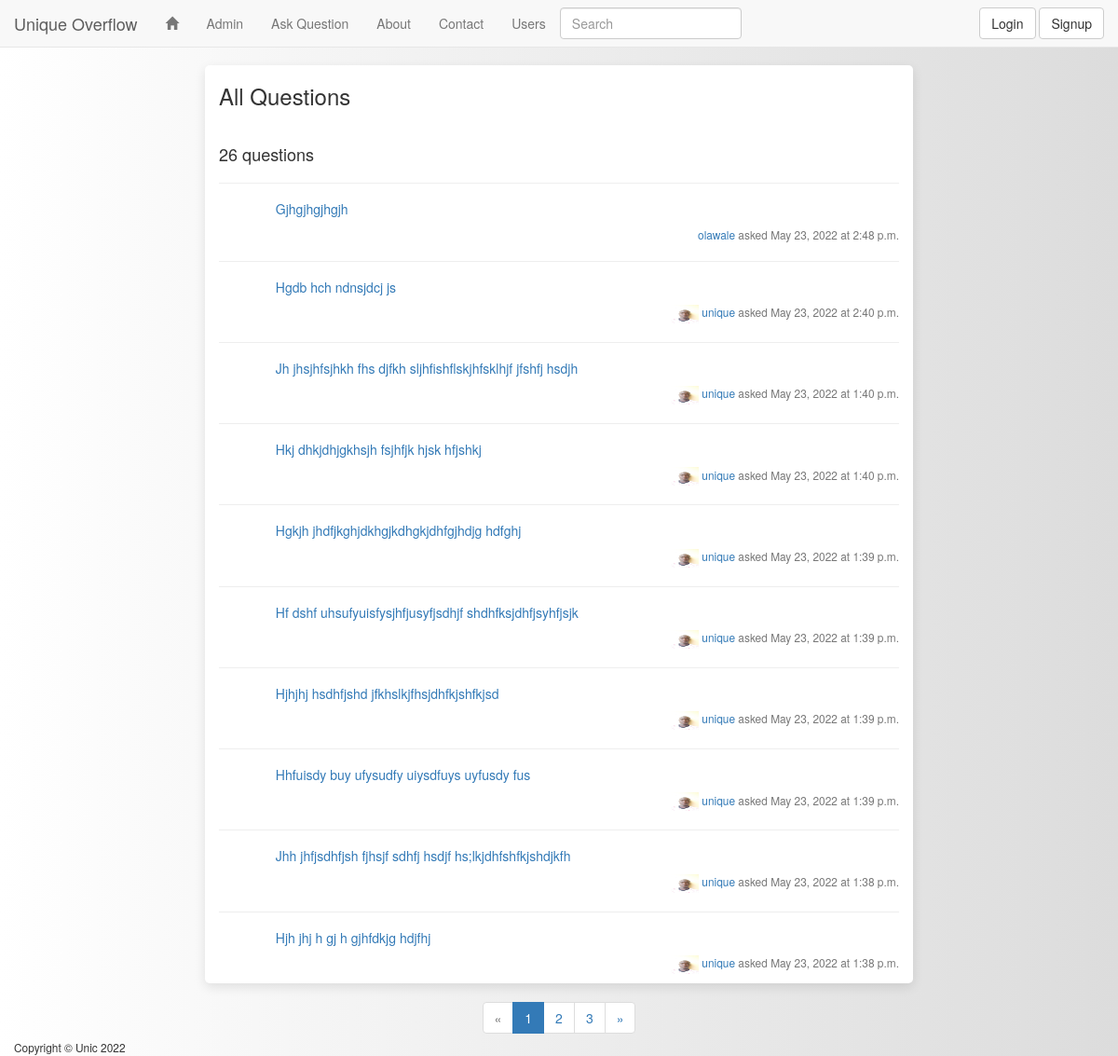
Before: / with the older database file.
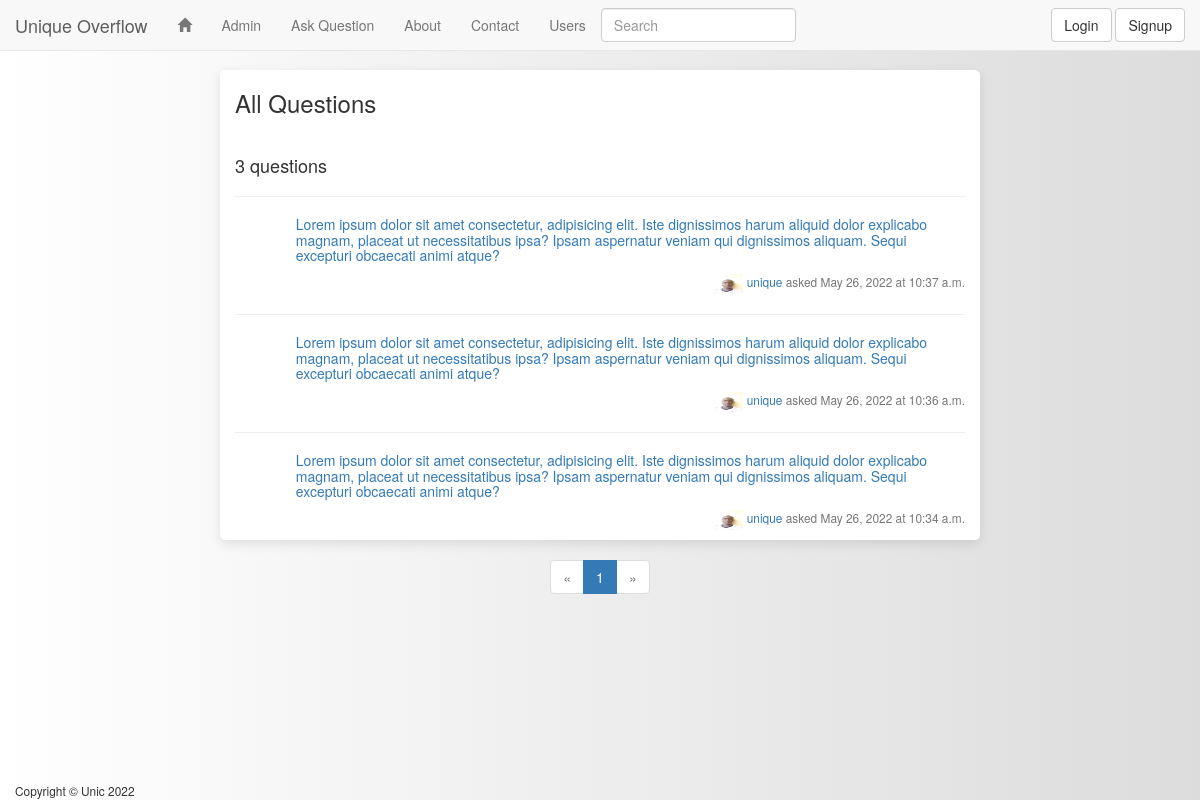
After: the same page with the newer database file.
### core/models.py (models this page shows, shortened)
class Question(models.Model):
    user = models.ForeignKey(
        User, on_delete=models.CASCADE, blank=True, null=True)
    date_posted = models.DateTimeField(auto_now_add=True)
    date_modified = models.DateTimeField(auto_now=True)
    topic = models.CharField(max_length=500)
    slug = models.SlugField()
    content = RichTextField(null=True, blank=True)
    class Meta:
        verbose_name = ("question")
        verbose_name_plural = ("questions")

class Profile(models.Model):
    user = models.OneToOneField(
        User, on_delete=models.CASCADE, related_name='profile')
    profile_image = models.ImageField(upload_to="img/", null=True, blank=True)
    title = models.CharField(max_length=300, null=True, blank=True)
    bio = RichTextField('About me', null=True, blank=True)
    location = models.CharField(max_length=300, null=True, blank=True)

### core/views.py (the view)
# urls.py: path('', views.question_list, name='home'),
def question_list(request):
    questions = Question.objects.all().order_by('-date_posted')
    query = request.GET.get('q')
    question_list = Question.objects.all().order_by('-date_posted')
    if query:
        question_list = Question.objects.filter(
            topic__icontains=query) or Question.objects.filter(content__icontains=query)
    else:
        question_list = Question.objects.all().order_by('-date_posted')
    page = Paginator(question_list, 10)
    page_number = request.GET.get('page')
    page_obj = page.get_page(page_number)
    return render(request, 'index.html', {'questions': questions, 'question_list': question_list, 'page_obj': page_obj})

### core/templates/index.html
{% extends "base.html" %}
{% load crispy_forms_tags %}
{% block content %}
    <div>
        <div class="col-md-8 col-md-offset-2 index ">
            <h3>All Questions</h3>
            <br />
            <h4>{{ questions.count }} questions</h4>
            {% for question in page_obj %}
                <hr />
                <div class="col-md-offset-1">
                    <h5>
                        <a href="{% url 'question_detail' question.slug question.pk %}">{{ question.topic |capfirst }}</a>
                    </h5>
                    <small >
                        <p class="text-right">
                            <a href="{% url 'profile' question.user.username %}">
                                {% if question.user.profile.profile_image %}
                                    <img src="{{ question.user.profile.profile_image.url }}"
                                         alt=""
                                         width="30px"
                                         height="20px"/>
                                {% endif %}
                                {{ question.user.username }}
                            </a>
                            <span class="text-muted">asked {{ question.date_posted.date }} at {{ question.date_posted.time }}</span>
                        </p>
                    </small>
                </div>
            {% endfor %}
        </div>
       <div class="col-md-12 text-center"> {% include 'pagination.html' %}</div>
    </div>
{% endblock content %}

### core/templates/base.html (shortened to what this page needs)
{% load static %}
<!DOCTYPE html>
<html lang="en">
    <head>
        <link rel="stylesheet"
              href="https://cdn.jsdelivr.net/npm/bootstrap@3.4.1/dist/css/bootstrap.min.css"
/>
        <link rel="stylesheet" href="{% static 'style.css' %}"/>
        <link rel="stylesheet"
              href="//cdnjs.cloudflare.com/ajax/libs/highlight.js/10.0.3/styles/default.min.css"/>
    </head>
    <body>
        <nav class="navbar navbar-default navbar-fixed-top">
            {% include 'navbar.html' %}
        </nav>
        <section class="container">
            {% block content %}
            {% endblock content %}
        </section>
        <footer class="col-md-2 navbar-fixed-bottom ">
            {% include 'footer.html' %}
        </footer>
    </body>
</html>

### core/templates/navbar.html (shortened to what this page needs)
{% load static %}
<div class="container-fluid">
    <div class="navbar-header">
        <a class="navbar-brand" href="{% url 'home' %}">Unique Overflow</a>
    </div>
    <div class="container">
        <div class="collapse navbar-collapse" id="bs-example-navbar-collapse-1">
            <ul class="nav navbar-nav   ">
                <li>
                    <a  href="{% url 'home' %}"><span class="glyphicon glyphicon-home"></span></a>
                </li>
                <li>
                    <a href="{% url 'admin:index' %}" target="blank">Admin</a>
                </li>
                <li >
                    <a href="{% url 'question_form' %}">Ask Question</a>
                </li>
                <li>
                    <a href="#">About</a>
                </li>
                <li>
                    <a href="#">Contact</a>
                </li>
                <li>
                    <a href="{% url 'users' %}">Users</a>
                </li>
            </ul>
            <div class="nav navbar-nav navbar-right">
                {% if user.is_authenticated %}
                    <a href="{% url 'profile' request.user.username %}">
                        {% if request.user.profile.profile_image %}
                            <img src="{{ request.user.profile.profile_image.url }}"
                                 alt=""
                                 width="30px"
                                 height="30px"
                                 class="profile-image img-circle"/>
                        {% else %}
                            <img src="{% static 'avatar.png' %}" width="30px" height="30px" alt="" class="profile-image img-circle"/>
                        {% endif %}
                    </a>
                    <a class="btn btn-default navbar-btn" href="{% url 'logout' %}"> <span class="glyphicon glyphicon-off"></span></a>
                {% else %}
                    <a class="btn btn-default navbar-btn " href="{% url 'login' %}">Login</a>
                    <a class="btn btn-default navbar-btn" href="{% url 'signup' %}">Signup</a>
                {% endif %}
            </div>
                <form class="navbar-form "   id="navBarSearchForm">
                    <div class="form-group" >
                        <input type="search" role="search" class="form-control" style="width: 100%;"  placeholder="Search" name="q"/>
                    </div>
                </form>
        </div>
    </div>
</div>

### core/templates/pagination.html (shortened to what this page needs)
<nav aria-label="Page navigation">
    <ul class="pagination">
        {% if page_obj.has_previous %}
            <li>
                <a href="?page={{ page_obj.previous_page_number }}"
                   aria-label="Previous">
                    <span aria-hidden="true">&laquo;</span>
                </a>
            </li>
            {% if page_obj.number > 3 %}
                <li>
                    <a class="page_num" href="?page=1">1</a>
                </li>
                {% if page_obj.number > 4 %}
                    <li class="disabled">
                        <span>
                            <span aria-hidden="true">...</span>
                        </span>
                    </li>
                {% endif %}
            {% endif %}
        {% else %}
            <li class="disabled">
                <span >
                    <span aria-hidden="true">&laquo;</span>
                </span>
            </li>
        {% endif %}
        {% for num in page_obj.paginator.page_range %}
            {% if page_obj.number == num %}
                <li class="active">
                    <span >{{ num }} <span class="sr-only">(current)</span></span>
                </li>
            {% elif num > page_obj.number|add:'-3' and num < page_obj.number|add:'3' %}
                <li>
                    <a class="page_num" href="?page={{ num }}">{{ num }}</a>
                </li>
            {% endif %}
        {% endfor %}
        {% if page_obj.has_next %}
            <li>
                <a href="?page={{ page_obj.next_page_number }}" aria-label="Next">
                    <span aria-hidden="true">&raquo;</span>
                </a>
            </li>
        {% else %}
            <li class="disabled">
                <span >
                    <span aria-hidden="true">&raquo;</span>
                </span>
            </li>
        {% endif %}
    </ul>
</nav>

### core/templates/footer.html
<div>
    <small>Copyright &copy; Unic 2022</small>
</div>

### core/static/style.css (style rules this page uses)
body { background:linear-gradient(to right,white,gainsboro); padding-top: 70px; }
.index { background-color: #fff; border-radius: 5px; box-shadow: rgba(0, 0, 0, 0.1) 0px 4px 12px; }
footer { position: absolute; }

Changed rows visible on the page:
removed Question: topic "Gjhgjhgjhgjh", user.username "olawale", date_posted "May 23, 2022", date_posted.time "2:48 p.m."
removed Question: topic "Hgdb hch ndnsjdcj js", user.profile.profile_image (picture), user.username "unique", date_posted "May 23, 2022", date_posted.time "2:40 p.m."
removed Question: topic "Jh jhsjhfsjhkh fhs djfkh sljhfishflskjhfsklhjf jfshfj hsdjh", user.profile.profile_image (picture), user.username "unique", date_posted "May 23, 2022", date_posted.time "1:40 p.m."
removed Question: topic "Hkj dhkjdhjgkhsjh fsjhfjk hjsk hfjshkj", user.profile.profile_image (picture), user.username "unique", date_posted "May 23, 2022", date_posted.time "1:40 p.m."
removed Question: topic "Hgkjh jhdfjkghjdkhgjkdhgkjdhfgjhdjg hdfghj", user.profile.profile_image (picture), user.username "unique", date_posted "May 23, 2022", date_posted.time "1:39 p.m."
removed Question: topic "Hf dshf uhsufyuisfysjhfjusyfjsdhjf shdhfksjdhfjsyhfjsjk", user.profile.profile_image (picture), user.username "unique", date_posted "May 23, 2022", date_posted.time "1:39 p.m."
removed Question: topic "Hjhjhj hsdhfjshd jfkhslkjfhsjdhfkjshfkjsd", user.profile.profile_image (picture), user.username "unique", date_posted "May 23, 2022", date_posted.time "1:39 p.m."
removed Question: topic "Hhfuisdy buy ufysudfy uiysdfuys uyfusdy fus", user.profile.profile_image (picture), user.username "unique", date_posted "May 23, 2022", date_posted.time "1:39 p.m."
removed Question: topic "Jhh jhfjsdhfjsh fjhsjf sdhfj hsdjf hs;lkjdhfshfkjshdjkfh", user.profile.profile_image (picture), user.username "unique", date_posted "May 23, 2022", date_posted.time "1:38 p.m."
removed Question: topic "Hjh jhj h gj h gjhfdkjg hdjfhj", user.profile.profile_image (picture), user.username "unique", date_posted "May 23, 2022", date_posted.time "1:38 p.m."
added Question: topic "Lorem ipsum dolor sit amet consectetur, adipisicing elit. Iste dignissimos harum aliquid dolor explicabo magnam, placeat ut necessitatibus ipsa? Ipsam aspernatur veniam qui dignissimos aliquam. Sequi excepturi obcaecati animi atque?", user.profile.profile_image (picture), user.username "unique", date_posted "May 26, 2022", date_posted.time "10:37 a.m."
added Question: topic "Lorem ipsum dolor sit amet consectetur, adipisicing elit. Iste dignissimos harum aliquid dolor explicabo magnam, placeat ut necessitatibus ipsa? Ipsam aspernatur veniam qui dignissimos aliquam. Sequi excepturi obcaecati animi atque?", user.profile.profile_image (picture), user.username "unique", date_posted "May 26, 2022", date_posted.time "10:36 a.m."
added Question: topic "Lorem ipsum dolor sit amet consectetur, adipisicing elit. Iste dignissimos harum aliquid dolor explicabo magnam, placeat ut necessitatibus ipsa? Ipsam aspernatur veniam qui dignissimos aliquam. Sequi excepturi obcaecati animi atque?", user.profile.profile_image (picture), user.username "unique", date_posted "May 26, 2022", date_posted.time "10:34 a.m."
Other visible differences:
{{ questions.count }}: "26" → "3"
list line gone: "2"
list line gone: "3"
